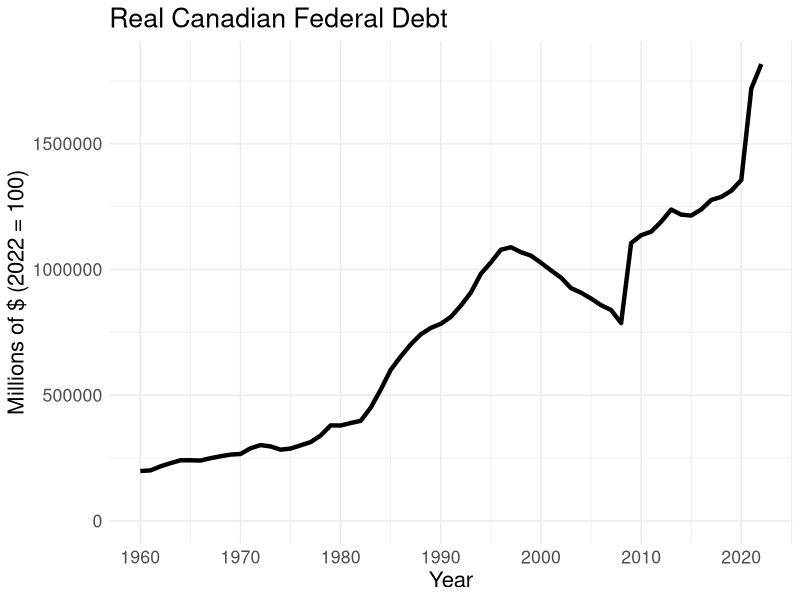
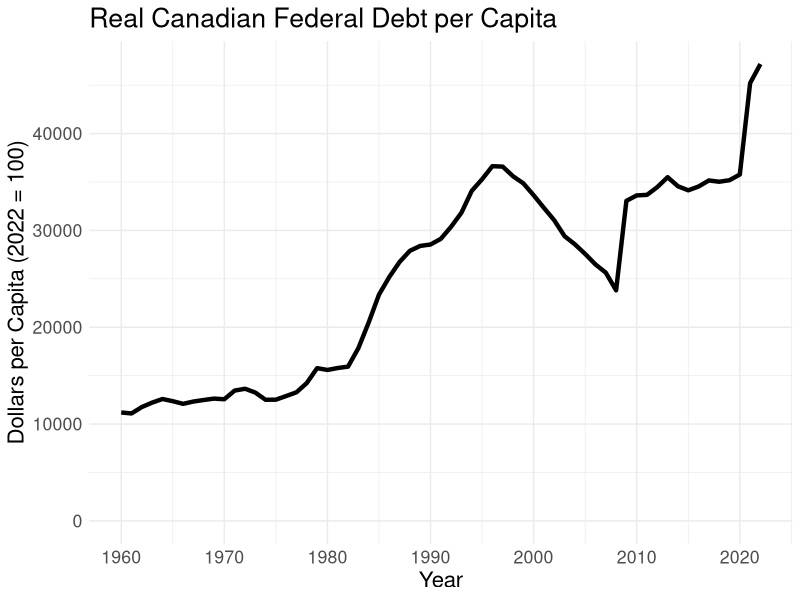
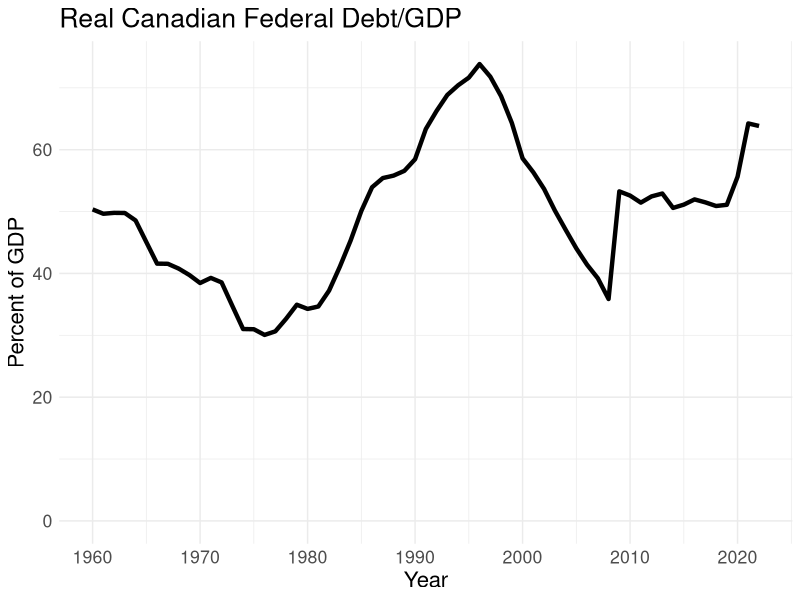
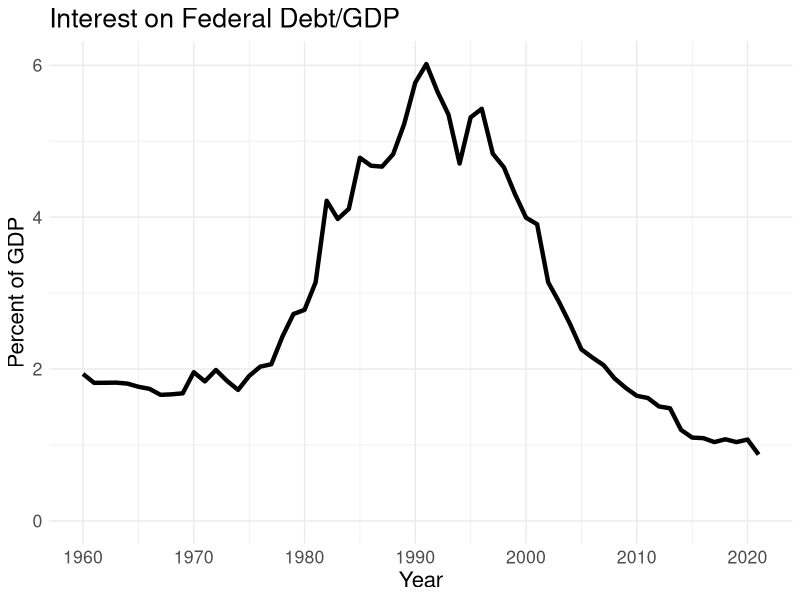

These charts were generated, in order, by the following R code:
## ---- chunk 1
library(tidyverse)
library(here)

debtdata <- read_csv(here("slides", "intro", "data", "public_feddebt.csv"))

feddebt <- debtdata %>%
  filter(item == "Gross federal debt", normalization == "Real dollars (millions)", date >=1960)

ggplot(feddebt, aes(x = date, y = val)) +
  geom_line(size = 1.5) +
  theme_minimal() +
  scale_y_continuous(limits = c(0, NA)) +
  scale_x_continuous(breaks = seq(1960, 2020, by = 10)) +
  labs(title = "Real Canadian Federal Debt", x = "Year", y = "Millions of $ (2022 = 100)") +
  theme(text = element_text(size = 16))

## ---- chunk 2
feddebtpc <- debtdata %>%
  filter(item == "Gross federal debt", normalization == "Real per capita dollars", date >=1960)

ggplot(feddebtpc, aes(x = date, y = val)) +
  geom_line(size = 1.5) +
  theme_minimal() +
  scale_y_continuous(limits = c(0, NA)) +
  scale_x_continuous(breaks = seq(1960, 2020, by = 10)) +
  labs(title = "Real Canadian Federal Debt per Capita", x = "Year", y = "Dollars per Capita (2022 = 100)") +
  theme(text = element_text(size = 16))
## ---- chunk 3
feddebtpgdp <- debtdata %>%
  filter(item == "Gross federal debt", normalization == "Percent of GDP", date >=1960)

ggplot(feddebtpgdp, aes(x = date, y = val)) +
  geom_line(size = 1.5) +
  theme_minimal() +
  scale_y_continuous(limits = c(0, NA)) +
  scale_x_continuous(breaks = seq(1960, 2020, by = 10)) +
  labs(title = "Real Canadian Federal Debt/GDP", x = "Year", y = "Percent of GDP") +
  theme(text = element_text(size = 16))
## ---- chunk 4
fedinterest <- debtdata %>%
  filter(item == "Interest on the debt", normalization == "Percent of GDP", date >=1960)

ggplot(fedinterest, aes(x = date, y = val)) +
  geom_line(size = 1.5) +
  theme_minimal() +
  scale_y_continuous(limits = c(0, NA)) +
  scale_x_continuous(breaks = seq(1960, 2020, by = 10)) +
  labs(title = "Interest on Federal Debt/GDP", x = "Year", y = "Percent of GDP") +
  theme(text = element_text(size = 16))
